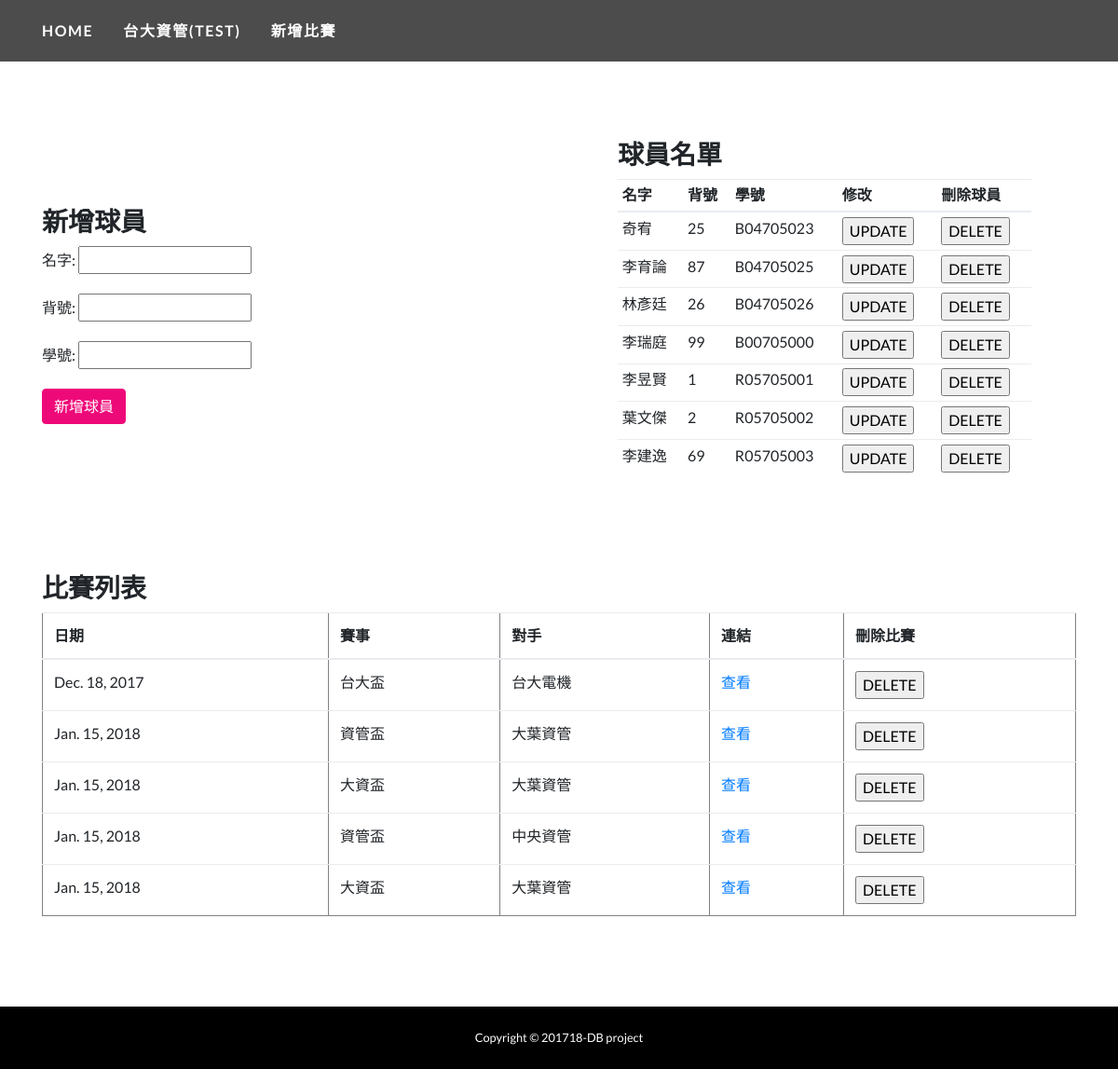
Page /record/1/ on the earlier database version.
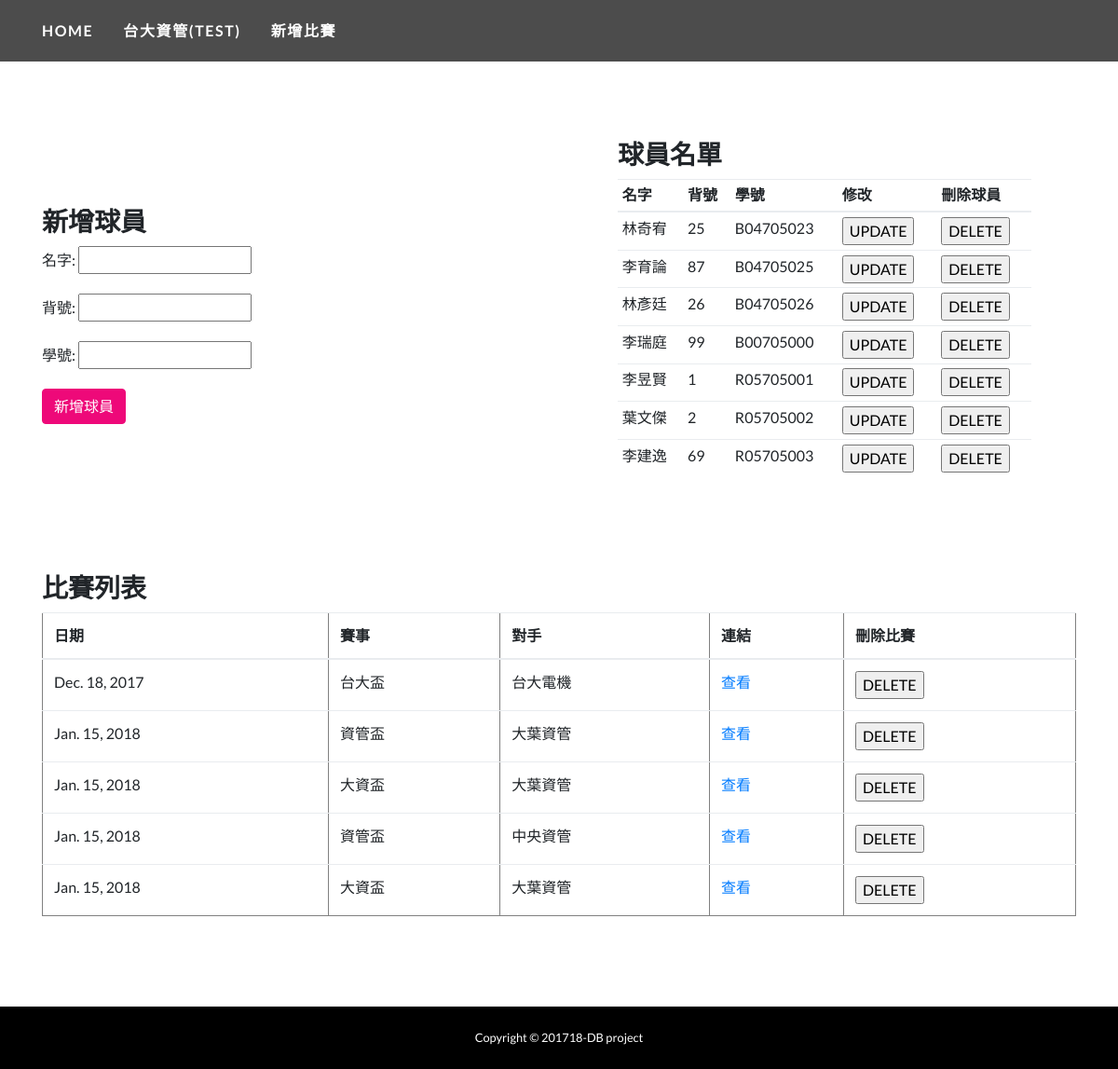
Same page on the later database version.
### basketR/models.py (models this page shows, shortened)
class Player(models.Model):
	pID 	= models.AutoField(primary_key=True)
	team    = models.ForeignKey(
		Team,
		models.SET_NULL,
		blank=False,
		null=True,
	)
	pNum	= models.IntegerField(blank=False) #背號
	pName 	= models.CharField(max_length=50)
	stuID	= models.CharField(max_length=15)

### basketR/views.py (the view, shortened to what this page needs)
# urls.py: url(r'^record/(?P<tID>\d+)/$', views.detail, name='teamDetail'),
def detail(request, tID):
	team = Team.objects.get(tID=tID)
	player = Player.objects.filter(team=team)
	contest = Contest.objects.filter(team=team)
	if 'delPlayer' in request.POST:
		pID = request.POST['jj']
		if pID:
			if len(GameRecord.objects.filter(player_id=pID))  == 0:
				Player.objects.filter(pID=pID).delete()
		return HttpResponseRedirect(request.META.get('HTTP_REFERER'))
	if 'delGame' in request.POST:
		cID = request.POST['gID']
		if cID:
			Contest.objects.filter(cID=cID).delete()
		return HttpResponseRedirect(request.META.get('HTTP_REFERER'))
	f = PlayerForm()
	context = {'team':team, 'player':player, 'contest':contest, 'PlayerForm':f}
	return render(request, 'detail.html', context)

### basketR/form.py
class PlayerForm(forms.Form):
    pName = forms.CharField(max_length=20, required=True, label="名字")
    pNum  = forms.IntegerField(required=True, label="背號")
    stuID = forms.CharField(max_length=20, required=True, label="學號")

### basketR/templates/detail.html (shortened to what the changed rows need)
{% load staticfiles %}
<!DOCTYPE html>
<html lang="en">
  <head>
    <link href="{% static "vendor/bootstrap/css/bootstrap.min.css"%}" rel="stylesheet">
    <link href="{% static "css/one-page-wonder.min.css"%}" rel="stylesheet">
  </head>
  <body>
    <section>
      <div class="container" style="margin-top:30px">
        <div class="row align-items-center">
          <div class="col-lg-6 order-lg-2">
            <div class="p-5">
                <div class="panel panel-default">
                    <div class="div-inline">
                        <table class="table table-sm">
                            <thead>
                                <tr>
                                    <th>名字</th>
                                    <th>背號</th>
                                    <th>學號</th>
                                    <th>修改</th>
                                    <th>刪除球員</th>
                                </tr>
                            </thead>
                            <tbody>
                            {% for people in player %}
                                <tr>
                                    <td id="{{people.pID}}_pName" contenteditable="true">{{people.pName}}</td>
                                    <td id="{{people.pID}}_pNum" contenteditable="true">{{people.pNum}}</td>
                                    <td id="{{people.pID}}_stuID" contenteditable="true">{{people.stuID}}</td>
                                    <td>
                                        <form method="post" action="" onsubmit="return getContent({{people.pID}})">
                                            <div>
                                                <input type="submit" value="UPDATE">
                                            </div>
                                        </form>
                                    </td>
                                    <td>
                                        <form method="post" action="">
                                            <div>
                                                <input type="submit" value="DELETE">
                                            </div>
                                        </form>
                                    </td>
                                </tr>
                            {% endfor %}
                            </tbody>
                        </table>
                    </div>
                </div>
            </div>
          </div>
        </div>
      </div>
    </section>
    <section>
      <div class="container" style="margin-top:40px; margin-bottom: 100px">
        <div class="row">
            <div class="col">
                <div class="panel panel-default">
                    <div class="div-inline">
                        <table border='1'; width='350'; class="table">
                            <thead>
                                <tr>
                                    <th>日期</th>
                                    <th>賽事</th>
                                    <th>對手</th>
                                    <th>連結</th>
                                    <th>刪除比賽</th>
                                </tr>
                            </thead>
                        </table>
                    </div>
                </div>
            </div>
        </div>
      </div>
    </section>
    <br><br>
  </body>
</html>

Differences in the rows shown:
changed Player: pName "奇宥" → "林奇宥"
